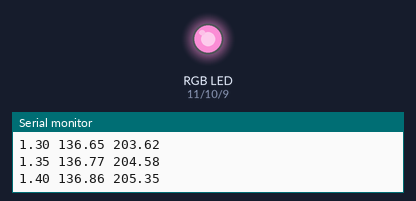
Recording of a sketch running on a simulated Arduino Uno, built with avr-gcc and run on an emulated ATmega328P. Shown: an RGB LED mixed from three pins (HIGH = lit), the last lines printed to the serial monitor. Dim RGB values are drawn brighter than linear; random numbers use the default seed unless the sketch sets one.

Above: at 0.6 s.
At 1.9 s:
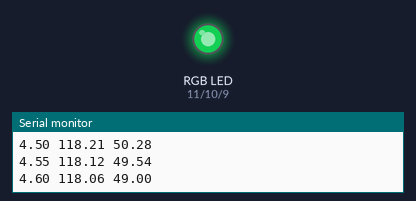
At 4.4 s:
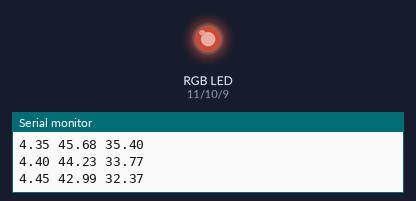
At 18.5 s:
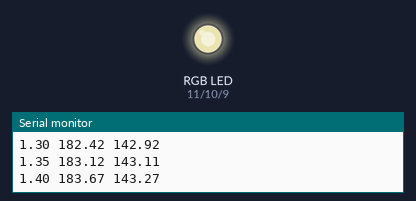
At 27.5 s:
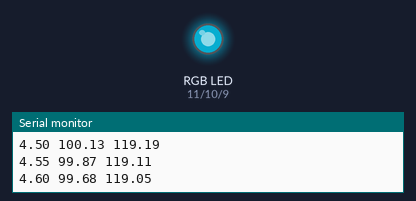
At 35.2 s:
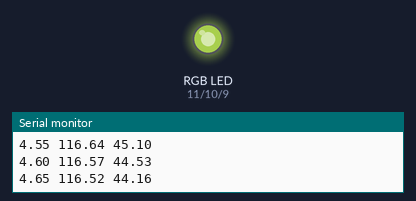
Timing chart, 0 to 40.0 s (numbered marks = the images above):
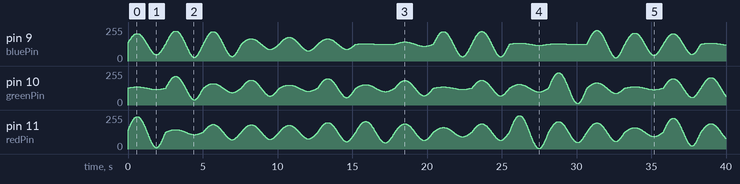

The sketch:

BreathingLED.ino
```cpp
const int redPin = 11;
const int greenPin = 10;
const int bluePin = 9;

void setup() {
  // put your setup code here, to run once:
pinMode(redPin, OUTPUT);
pinMode(greenPin, OUTPUT);
pinMode(bluePin, OUTPUT);
Serial.begin(9600);
}

void loop() {

  //float val = (exp(sin(millis()/2000.0*PI)) - 0.36787944)*108.0;
  float redVal, greenVal, blueVal;
  int rounds;
  while(1){
    int r = random(255);
    int g = random(255);
    int b = random(255);
    float red = r/255.0;
    float green = g/255.0;
    float blue = b/255.0;

    for (float in = 0; in < 6.283; in = in + 0.05)
    {
      redVal = sin(in) * 127.5 * red + 127.5;
      greenVal = sin(in) * 127.5 * green + 127.5;
      blueVal = sin(in) * 127.5 * blue + 127.5;

      Serial.print(in);
      Serial.print(" ");
      Serial.print(greenVal);
      Serial.print(" ");
      Serial.println(blueVal);

      analogWrite(redPin, redVal);
      analogWrite(greenPin, greenVal);
      analogWrite(bluePin, blueVal);
    }
  }
}
```
